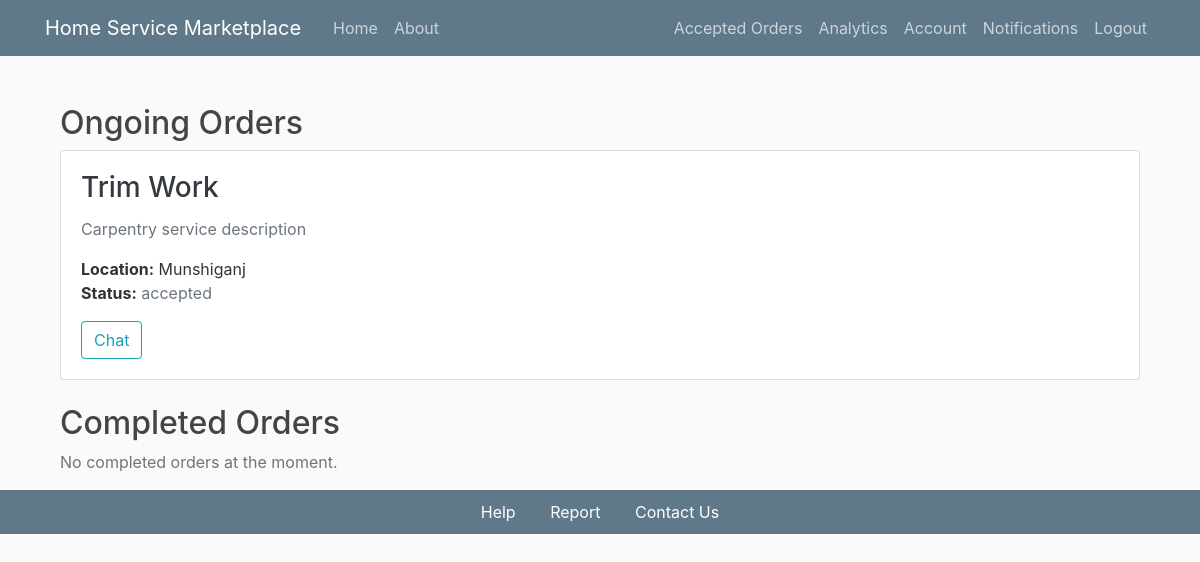
The app's page /accepted_orders (signed in) with its own data.
### flaskapp/models.py (models this page shows, shortened)
class Order(db.Model):
    id = db.Column(db.Integer, primary_key=True)
    order_loc = db.Column(db.String(200), nullable=False)
    order_datetime = db.Column(db.DateTime, default=datetime.utcnow)
    status = db.Column(db.Enum(OrderStatus), nullable=False, default=OrderStatus.pending)
    review = db.Column(db.Text, nullable=True)
    rate = db.Column(db.Integer, nullable=True)
    price = db.Column(db.Float, nullable=False)
    notifications = db.Column(db.Enum(NotificationStatus), default=NotificationStatus.not_viewed)
    ser_id = db.Column(db.Integer, db.ForeignKey('service.id'), nullable=False)
    service = db.relationship('Service', backref='service_orders', lazy=True)  # Renamed backref
    customer_id = db.Column(db.Integer, db.ForeignKey('user.id'), nullable=False)
    service_provider_id = db.Column(db.Integer, db.ForeignKey('service_provider.id'), nullable=False)
    latitude = db.Column(db.Float)
    longitude = db.Column(db.Float)

class Service(db.Model):
    id = db.Column(db.Integer, primary_key=True)
    title = db.Column(db.String(100), nullable=False)
    description = db.Column(db.Text, nullable=False)
    date_posted = db.Column(db.DateTime, nullable=False, default=datetime.utcnow)
    user_id = db.Column(db.Integer, db.ForeignKey('user.id'), nullable=False)
    provider_id = db.Column(db.Integer, db.ForeignKey('service_provider.id'), nullable=False)
    ratings = db.Column(db.Integer, nullable=False)
    category_id = db.Column(db.Integer, db.ForeignKey('category.id'), nullable=False)
    duration = db.Column(db.Integer, nullable=False)
    ser_price = db.Column(db.Float, nullable=False)
    orders = db.relationship('Order', backref='linked_service', lazy=True)

### flaskapp/routes.py (the view)
@app.route("/accepted_orders", methods=['GET', 'POST'], endpoint='accepted_orders')
@login_required
def view_orders():
    service_provider = ServiceProvider.query.filter_by(id=current_user.id).first()
    if not service_provider:
        return "Access Denied: Not a Service Provider", 403
    accepted_orders = db.session.query(Order, Service, User).join(
        Service, Order.ser_id == Service.id
    ).join(
        User, Order.customer_id == User.id
    ).filter(
        Order.service_provider_id == service_provider.id,
        Order.status.in_([OrderStatus.accepted, OrderStatus.on_the_way, OrderStatus.reached])
    ).all()
    completed_orders = db.session.query(Order, Service, User).join(
        Service, Order.ser_id == Service.id
    ).join(
        User, Order.customer_id == User.id
    ).filter(
        Order.service_provider_id == service_provider.id,
        Order.status == OrderStatus.completed
    ).all()
    return render_template(
        'acceptedorders.html',
        accepted_orders=accepted_orders,
        completed_orders=completed_orders
    )

### flaskapp/models.py (called while the page is built)
@login_manager.user_loader
def load_user(user_id):
    return User.query.get(int(user_id))

    @property
    def is_service_provider(self):
        return ServiceProvider.query.filter_by(id=self.id).first() is not None

### flaskapp/templates/acceptedorders.html
{% extends "layout.html" %}
{% block content %}
<div class="container mt-4">
    <h2>Ongoing Orders</h2>
    {% if accepted_orders %}
        <div class="row row-cols-1 row-cols-md-2 g-4 mb-4">
            {% for order, service, customer in accepted_orders %}
                <div class="col">
                    <div class="card h-100">
                        <div class="card-body">
                            <h3 class="card-title">
                                <a href="{{ url_for('order_details', order_id=order.id) }}" class="text-dark text-decoration-none">
                                    {{ service.title }}
                                </a>
                            </h3>
                            <p class="card-text text-muted">{{ service.description }}</p>
                            <p class="mb-0"><strong>Location:</strong> {{ order.order_loc }}</p>
                            <p class="mb-0">
                                <strong>Status:</strong>
                                <span class="
                                    {% if order.status.value == 'completed' %}
                                        text-success
                                    {% elif order.status.value == 'on_the_way' %}
                                        text-primary
                                    {% elif order.status.value == 'reached' %}
                                        text-warning
                                    {% else %}
                                        text-muted
                                    {% endif %}
                                ">
                                    {{ order.status.value }}
                                </span>
                            </p>
                            {% if order.status.value in ['accepted', 'on_the_way', 'reached'] %}
                                <a
                                    href="{{ url_for('chat') }}"
                                    class="btn btn-outline-info mt-3">
                                    Chat
                                </a>
                            {% endif %}
                        </div>
                    </div>
                </div>
            {% endfor %}
        </div>
    {% else %}
        <p class="text-muted">No Ongoing orders at the moment.</p>
    {% endif %}
    <h2>Completed Orders</h2>
    {% if completed_orders %}
        <div class="row row-cols-1 row-cols-md-2 g-4">
            {% for order, service, customer in completed_orders %}
                <div class="col">
                    <div class="card h-100">
                        <div class="card-body">
                            <h3 class="card-title">
                                <a href="{{ url_for('order_details', order_id=order.id) }}" class="text-dark text-decoration-none">
                                    {{ service.title }}
                                </a>
                            </h3>
                            <p class="card-text text-muted">{{ service.description }}</p>
                            <p class="mb-0"><strong>Location:</strong> {{ order.order_loc }}</p>
                            <p class="mb-0">
                                <strong>Status:</strong>
                                <span class="
                                    {% if order.status.value == 'completed' %}
                                        text-success
                                    {% elif order.status.value == 'on_the_way' %}
                                        text-primary
                                    {% elif order.status.value == 'reached' %}
                                        text-warning
                                    {% else %}
                                        text-muted
                                    {% endif %}
                                ">
                                    {{ order.status.value }}
                                </span>
                            </p>
                        </div>
                    </div>
                </div>
            {% endfor %}
        </div>
    {% else %}
        <p class="text-muted">No completed orders at the moment.</p>
    {% endif %}
</div>
{% endblock %}

### flaskapp/static/main.css (style rules this page uses)
body { background: #fafafa; color: #333333; margin-top: 5rem; }
h1, h2, h3, h4, h5, h6 { color: #444444; }

### records on screen
Order: title "Trim Work", description "Carpentry service description", order_loc "Munshiganj", status.value "accepted"
